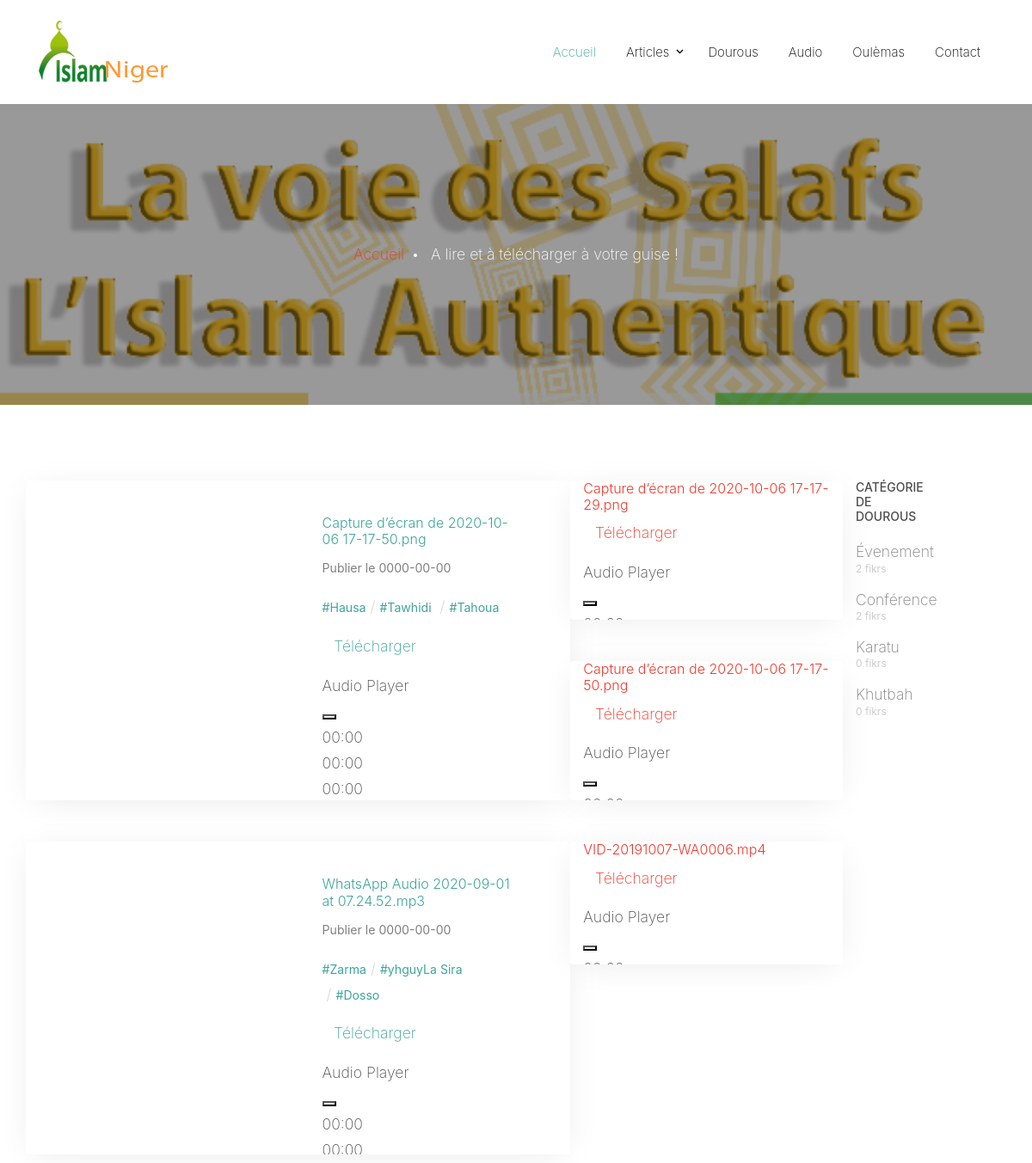
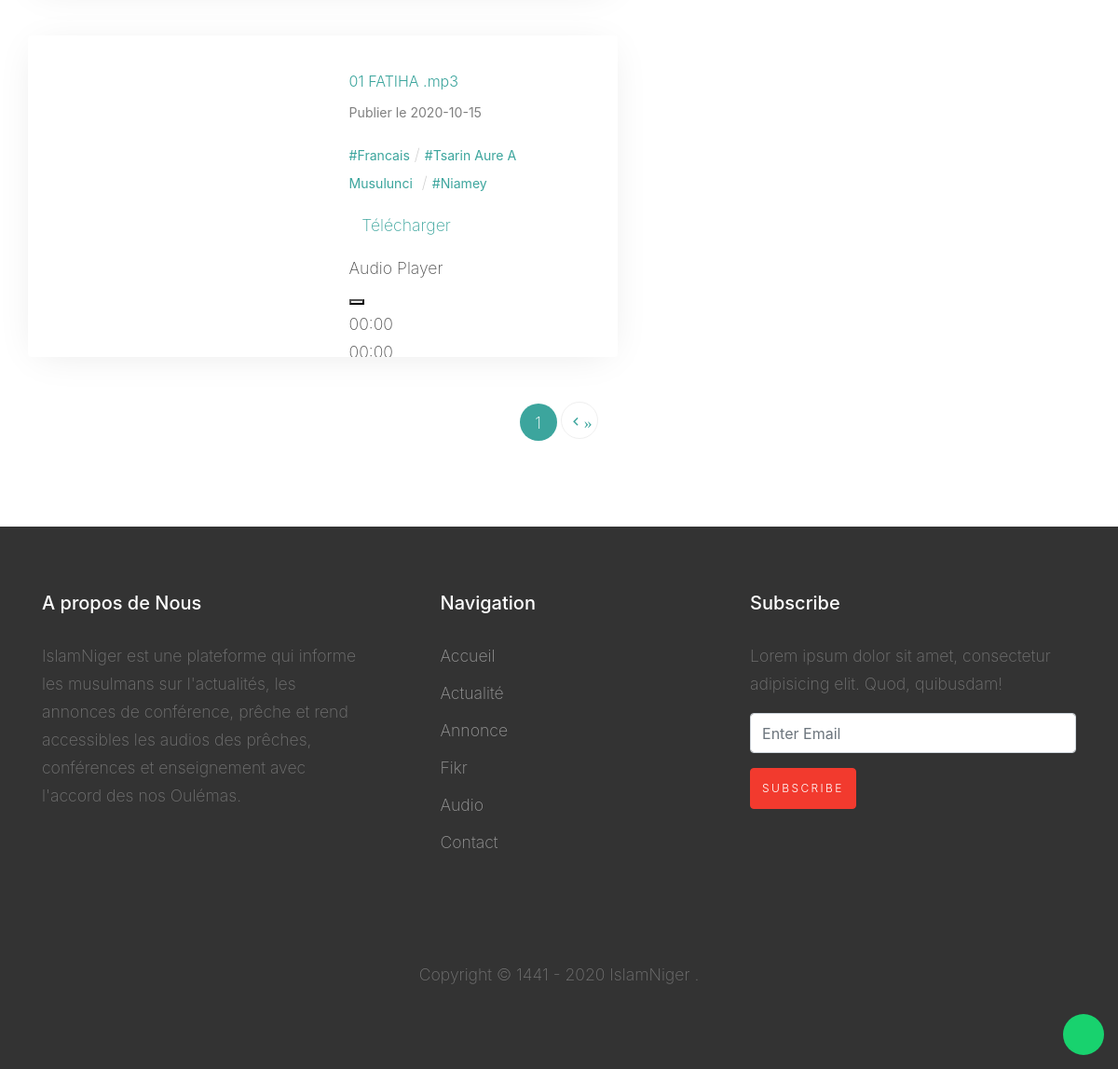
The app's page /index.php?p=audio with its own data (2 pictures, top to bottom).
### tables this page shows
CREATE TABLE `datas` (
  `id` int(11) NOT NULL,
  `titre` varchar(255) NOT NULL,
  `date` date NOT NULL,
  `fikr` int(11) NOT NULL,
  `chemin` int(11) NOT NULL
);

CREATE TABLE `fikrs` (
  `id` int(11) NOT NULL,
  `titre` varchar(255) NOT NULL,
  `livre` varchar(255) DEFAULT NULL,
  `cfikr` int(11) NOT NULL,
  `auteur` int(11) NOT NULL,
  `ville` int(11) NOT NULL,
  `date_ajout` date NOT NULL,
  `langue` int(11) NOT NULL,
  `photo` int(11) NOT NULL
);

CREATE TABLE `files` (
  `id` int(11) NOT NULL,
  `file_name` varchar(50) NOT NULL,
  `file_url` varchar(255) NOT NULL,
  `file_type` varchar(20) NOT NULL,
  `file_size` int(11) NOT NULL
);

CREATE TABLE `langues` (
  `id` int(11) NOT NULL,
  `code` varchar(10) NOT NULL,
  `titre` varchar(255) NOT NULL
);

CREATE TABLE `ville` (
  `id` int(11) NOT NULL,
  `titre` varchar(255) NOT NULL,
  `country` int(11) NOT NULL
);

CREATE TABLE `cfikr` (
  `id` int(11) NOT NULL,
  `titre` varchar(255) NOT NULL
);

### model/Manager.php (called while the page is built, shortened)
<?php
class Manager
{
    private static $results = [];
    public static function bdd()
    {
        $dbname = '';
        $user = '';
        $pass = '';
        $host = '';
        if ($_SERVER["SERVER_NAME"] == 'localhost' || $_SERVER["SERVER_NAME"] == '') {
            $dbname = 'iniger';
            $user = 'root';
            $pass = '';
            $host = 'localhost';
        }
        try {
            $pdo_options = array(
                PDO::MYSQL_ATTR_INIT_COMMAND => "SET NAMES utf8",
                PDO::ATTR_ERRMODE => PDO::ERRMODE_EXCEPTION, PDO::ATTR_PERSISTENT => true
            );
            $bdd = new PDO("mysql:host=$host;dbname=$dbname;charset=utf8", "$user", "$pass", $pdo_options);
        } catch (Exception $e) {
            die('Erreur :' . $e->getMessage());
        }
        return $bdd;
    }
    public static function getMultiplesRecords($sql, $params = [])
    {
        $req = self::bdd()->prepare($sql);
        if (!empty($params)) {
            $req->execute($params);
        }else {
            $req->execute();
        }
        if ($res = $req->fetchAll(PDO::FETCH_ASSOC)) {
            return $res;
        }
    }
    public static function getData($table, $property = null, $val = null, $many = false)
    {
        $query = "SELECT * FROM $table ";
        if ($property != null && $val != null) {
            if ($val === 'last') {
                self::lastID($table, $property);
            } elseif ($val === 'distinct') {
                self::distinct($table, $property);
            } elseif ($val === 'exist') {
                echo self::is_not_use($table, $property, $_GET['val']);
            } else {
                $query .= "WHERE $property=:$property";
                $req = self::bdd()->prepare($query);
                $req->execute([$property => $val]);
                if (self::$results['data'] = $req->fetch(PDO::FETCH_ASSOC)) {
                    return self::$results;
                } else {
                    echo self::throwError(404, "Une erreur s'est produite ou enregistrement non trouvé", true)['message'];
                }
            }
        }
    }
    public static function Count($table, $id, $proprety=null, $value=null, $regroupe=null){
        $query = "SELECT COUNT($id) as total FROM $table ";
        if($proprety!=null && $value!=null){
            $query .= "WHERE $proprety=:$proprety";
            if (!is_null($regroupe)) {
                $query .= "GROUP BY $regroupe";
            }
            $req = self::bdd()->prepare($query);
            $req->execute([$proprety => $value]);
            if ($res = $req->fetch(PDO::FETCH_ASSOC)) {
                return $res;
            }
        } else{
            $req = self::bdd()->query($query);
            if ($res = $req->fetch(PDO::FETCH_ASSOC)) {
                return $res;
            }
        }
    }
}

### views/view_audio.php (the view, shortened to what this page needs)
<?php
$target = '';
if ($_SERVER["SERVER_NAME"] == 'localhost') {
    $target = "http://localhost/IslamNiger/";
} else {
    $target = "http://admin/";
}
$currentPage = (int)($_GET['page'] ?? 1);
$count = Manager::Count('datas', 'id');
$perPage = 4;
$pages = ceil($count['total']/$perPage);
$offset = $perPage * ($currentPage - 1);
if(isset($_GET['langue'])){
  $langue = $_GET['langue'];
  $sql = "SELECT datas.id, datas.titre, datas.date, datas.fikr, datas.chemin, fikrs.id as idFikr, fikrs.photo as path_url, fikrs.livre, fikrs.langue, fikrs.ville FROM datas, fikrs WHERE datas.fikr=fikrs.id AND fikrs.langue='$langue' GROUP BY idFikr LIMIT $perPage OFFSET $offset";
} elseif(isset($_GET['fikr'])){
  $fikr = $_GET['fikr'];
  $sql = "SELECT datas.id, datas.titre, datas.date, datas.fikr, datas.chemin, fikrs.id as idFikr, fikrs.photo as path_url, fikrs.livre, fikrs.langue, fikrs.ville FROM datas, fikrs WHERE datas.fikr=fikrs.id AND fikrs.id='$fikr'  GROUP BY idFikr LIMIT $perPage OFFSET $offset";
} else {
  $sql = "SELECT datas.id, datas.titre, datas.date, datas.fikr, datas.chemin, fikrs.id as idFikr, fikrs.photo as path_url, fikrs.livre, fikrs.langue, fikrs.ville FROM datas, fikrs WHERE datas.fikr=fikrs.id GROUP BY idFikr LIMIT $perPage OFFSET $offset";
}
$data = Manager::getMultiplesRecords($sql);
?>
<div class="site-blocks-cover overlay inner-page-cover" style="background-image: url(public/images/voie4.jpg);" data-aos="fade" data-stellar-background-ratio="0.5">
  <div class="container">
    <div class="row align-items-center justify-content-center text-center">
      <div class="col-md-6" data-aos="fade-up" data-aos-delay="400">
        <a href="index.php?p=home">Accueil</a><span class="mx-2 text-white">&bullet;</span> <span class="text-white">A lire et à télécharger à votre guise !</span>
      </div>
    </div>
  </div>
</div>
<div class="site-section">
  <div class="container">
    <div class="row">
      <div class="col-lg-10">
        <?php
            if (is_array($data) || is_object($data)) {
                foreach ($data as $value) {
                  $fikr = Manager::getData('fikrs', 'id', $value['fikr'])['data'];
                  $langue = Manager::getData('langues', 'id', $value['fikr'])['data'];
                  $ville = Manager::getData('ville', 'id', $fikr['ville'])['data'];
                ?>
                <div class="row">
                  <div class="d-block d-md-flex podcast-entry bg-white mb-5 col-lg-8" data-aos="fade-up">
                    <div class="image"  style="width: 48%; height: 100%; background-image: url('<?= $target.Manager::getData("files", "id", $value['path_url'])['data']['file_url']; ?>');"></div>
                    <div class="text">
                      <h6 class="font-weight-light"><a href="index.php?p=datas&fikr=<?= $value['id']?>"><?= $value['titre']?></a></h6>
                      <div class="text-white mb-3"><span class="text-black-opacity-05"><small>Publier le <?= $value['date']?></small></span></div>
                      <div class="text-white mb-3"><span class="text-black-opacity-05"><small><a href="index.php?p=audio&langue=<?= $langue['id'];?>">#<?= $langue['titre'];?></small><span class="sep">/</span><small><a href="index.php?p=audio&fikr=<?= $fikr['id'];?>">#<?= $fikr['titre'];?></a></small> <span class="sep">/</span><small><a href="index.php?p=audio&ville=<?= $ville['id'];?>">#<?= $ville['titre'];?></a></small> </span></div>
                      <div class="text-white mb-3"> <a href="<?= $target.Manager::getData("files", "id", $value['chemin'])['data']['file_url'] ?>" download="<?= $value['titre']?>"><i class="fa fa-edit"></i>Télécharger</a></span></div>
                      <div class="player">
                      </div>
                    </div>
                  </div>
                  <div class="col-lg-4">
                    <div class="row">
                      <?php
                        $sql = "SELECT * FROM datas WHERE datas.fikr=? AND datas.id!=? LIMIT 2";
                        $fikr = Manager::getMultiplesRecords($sql, [$value['fikr'], $value['id']]);
                        if (is_array($fikr) || is_object($fikr)) {
                          foreach ($fikr as $value) {?>
                        <div class="d-block podcast-entry bg-white mb-5 col-lg-12" data-aos="fade-up">
                        <h6 class="font-weight-light"><a href="index.php?p=datas&fikr=<?= $value['id']?>"><?= $value['titre']?></a></h6>
                        <div class="text-white mb-3"> <a href="<?= $target.Manager::getData("files", "id", $value['chemin'])['data']['file_url'] ?>" download="<?= $value['titre']?>"><i class="fa fa-edit"></i>Télécharger</a></span></div>
                        <div class="player">
                          </div>
                        </div>
                        <?php }
                      }?>
                    </div>
                  </div>
                </div>
                <?php }
            }
        ?>
      </div>
      <div class="col-lg-2">
        <div class="featured-user  mb-5 mb-lg-0">
          <div class="row">
            <div class="col-lg-6">
              <h3 class="mb-4">Catégorie de Dourous</h3>
              <ul class="list-unstyled">
                <?php
                  $sql = "SELECT cfikr.id, cfikr.titre, (SELECT COUNT(fikrs.id) FROM fikrs WHERE fikrs.cfikr=cfikr.id) as nombre FROM cfikr";
                  $data = Manager::getMultiplesRecords($sql);
                if (is_array($data) || is_object($data)) {
                    foreach ($data as $value) {
                    ?>
                  <li>
                    <a href="index.php?p=audio&category=<?= $value['id']?>" class="d-flex align-items-center">
                      <div class="podcaster">
                        <span class="d-block"><?= $value['titre']?></span>
                        <span class="small"><?= $value['nombre']?> fikrs</span>
                      </div>
                    </a>
                  </li>
                  <?php }
                    }
                ?>
              </ul>
            </div>
          </div>
        </div>
      </div>
      <div class="container" data-aos="fade-up">
        <div class="row">
          <div class="col-md-12 text-center">
            <div class="site-block-27">
              <ul>
                <?php
                for ($i = 1; $i < $pages; $i++) {
                  if ($i == $currentPage) {
                    ?>
                    <li class="active"><span><?= $i; ?></span></li>
                    <?php
                  } else {?>
                    <li ><a href="index.php?p=audio&page=<?= $i; ?>"><span><?= $i; ?></span></a></li>
                    <?php
                  }
                }?>
                <?php if($currentPage < $pages):?>
                  <li><a href="index.php?p=audio&page=<?= $currentPage + 1 ?>" class="icon-keyboard_arrow_left">&raquo;</a></li>
                <?php endif; ?>
              </ul>
            </div>
          </div>
        </div>
      </div>
    </div>
  </div>
</div>
<?php
require("template.php");
?>

### public/css/style.css (style rules this page uses)
body { line-height: 1.7; color: #4d4d4d; font-weight: 200; font-size: 1.1rem; }
a { -webkit-transition: .3s all ease; -o-transition: .3s all ease; transition: .3s all ease; }
.site-section { padding: 2.5em 0; }
@media (min-width: 768px) { .site-section { padding: 5em 0; } }
.text-black-opacity-05 { color: rgba(0, 0, 0, 0.5); }
.site-blocks-cover { background-size: cover; background-repeat: no-repeat; background-position: top; background-position: center center; }
.site-blocks-cover.overlay { position: relative; }
.site-blocks-cover.overlay:before { position: absolute; content: ""; left: 0; bottom: 0; right: 0; top: 0; background: rgba(0, 0, 0, 0.4); }
.site-blocks-cover, .site-blocks-cover .row { min-height: 600px; height: calc(100vh); }
.site-blocks-cover.inner-page-cover, .site-blocks-cover.inner-page-cover .row { min-height: 350px; height: calc(20vh); }
.podcast-entry { -webkit-box-shadow: 0 5px 40px -10px rgba(0, 0, 0, 0.1); box-shadow: 0 5px 40px -10px rgba(0, 0, 0, 0.1); border-radius: 4px; overflow: hidden; }
.podcast-entry .sep { margin-left: 5px; margin-right: 5px; color: #ccc; }
.podcast-entry .image { background-size: cover; background-position: center center; background-repeat: no-repeat; height: 300px; }
@media (min-width: 768px) { .podcast-entry .image { width: 300px; height: auto; } }
.podcast-entry .text { width: 100%; padding: 40px; }
.podcast-entry .text a { color: #3ca59d; }
@media (min-width: 768px) { .podcast-entry .text { width: calc(100% - 300px); } }
.player { position: relative; }
.site-block-27 ul, .site-block-27 ul li { padding: 0; margin: 0; }
.site-block-27 ul li { display: inline-block; margin-bottom: 4px; }
.site-block-27 ul li a { color: #3ca59d; }
.site-block-27 ul li a, .site-block-27 ul li span { text-align: center; display: inline-block; width: 40px; height: 40px; line-height: 40px; border-radius: 50%; border: 1px solid #efefef; }
.site-block-27 ul li.active a, .site-block-27 ul li.active span { background: #3ca59d; color: #fff; border: 1px solid transparent; }
.featured-user h3 { font-size: 14px; text-transform: uppercase; }
.featured-user ul li { margin-bottom: 20px; }
.featured-user ul li a { display: inline-block; color: rgba(0, 0, 0, 0.5); }
.podcaster { line-height: 1; }
.podcaster .small { font-size: 12px; color: #ccc; }

### records on screen
datas: titre "Capture d’écran de 2020-10-06 17-17-50.png", date "0000-00-00", langues.titre "Hausa", fikr.titre "Tawhidi", ville.titre "Tahoua"
datas: titre "Capture d’écran de 2020-10-06 17-17-29.png"
datas: titre "Capture d’écran de 2020-10-06 17-17-50.png"
datas: titre "WhatsApp Audio 2020-09-01 at 07.24.52.mp3", date "0000-00-00", langues.titre "Zarma", fikr.titre "yhguyLa Sira", ville.titre "Dosso"
datas: titre "VID-20191007-WA0006.mp4"
datas: titre "01 FATIHA .mp3", date "2020-10-15", langues.titre "Francais", fikr.titre "Tsarin Aure A Musulunci", ville.titre "Niamey"
cfikr: titre "Évenement", nombre "2"
cfikr: titre "Conférence", nombre "2"
cfikr: titre "Karatu", nombre "0"
cfikr: titre "Khutbah", nombre "0"
